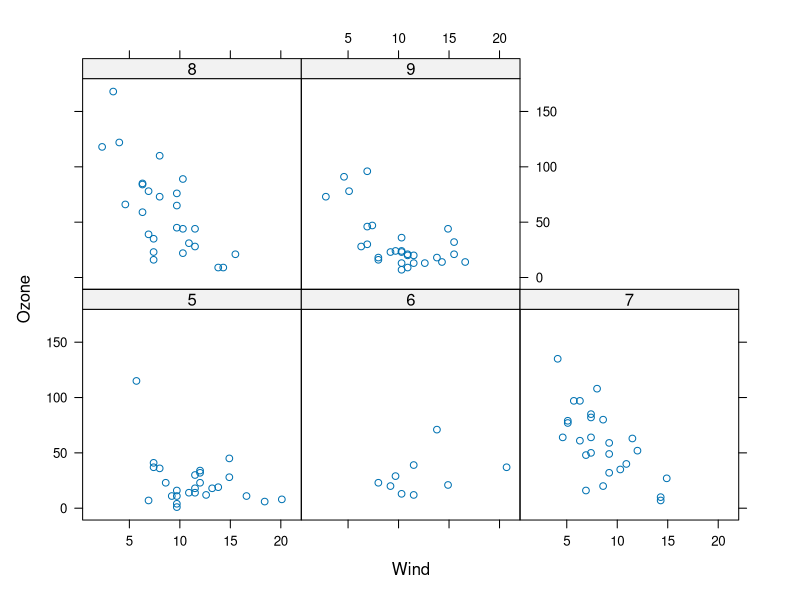
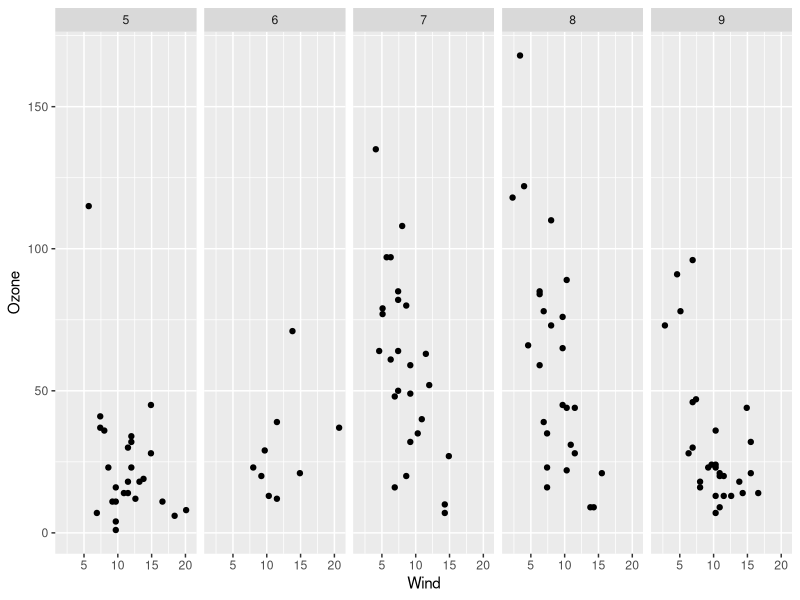
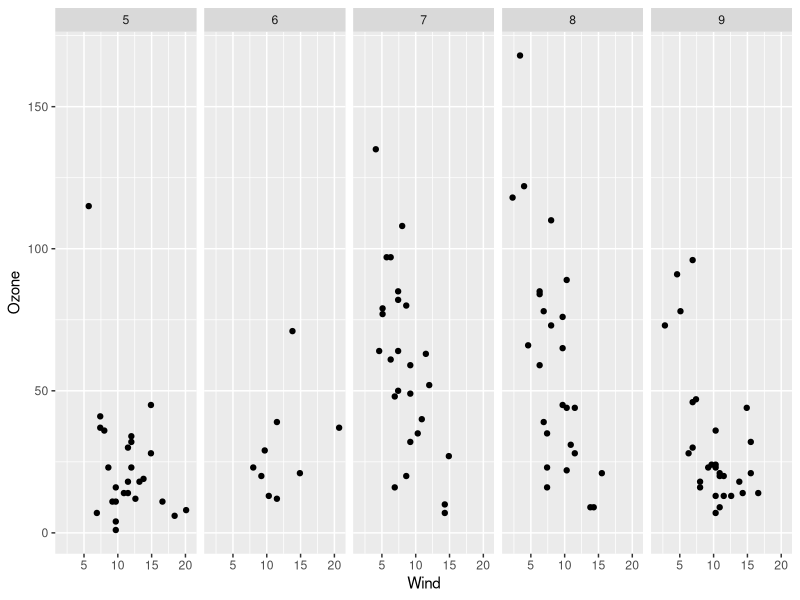
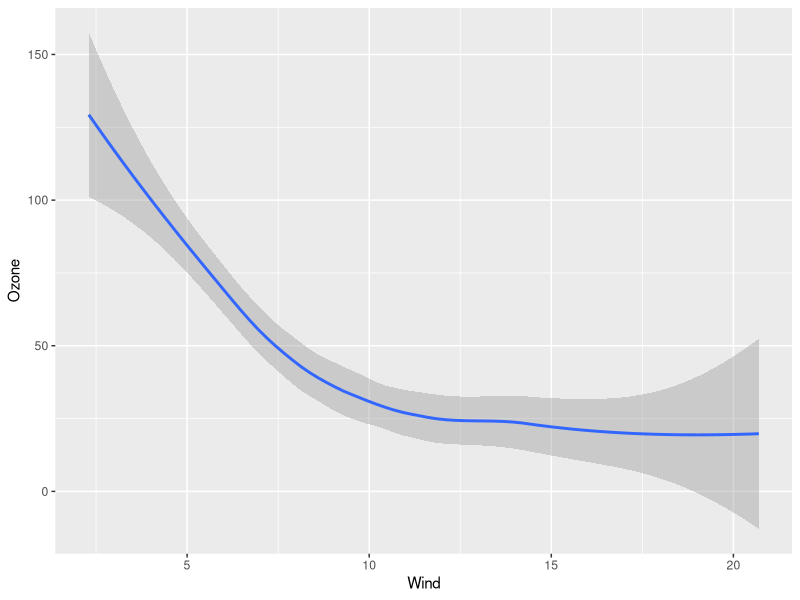
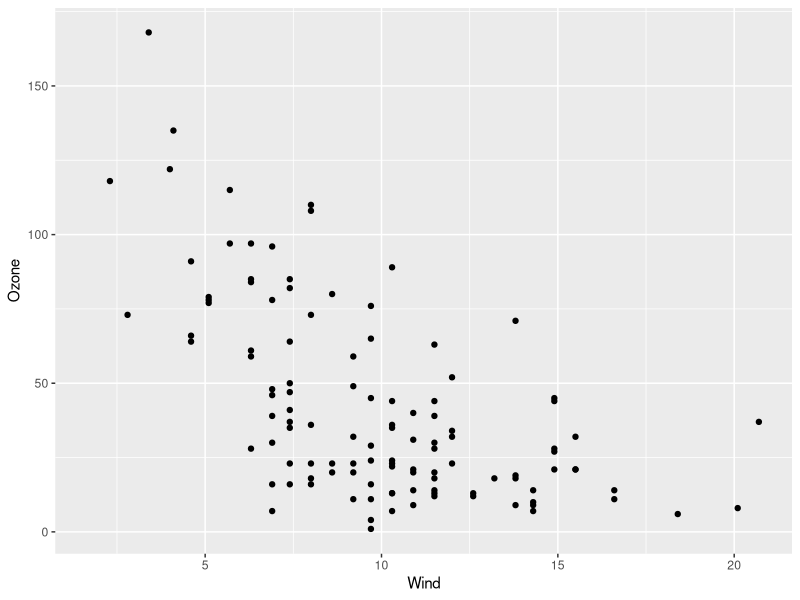

Here is the R script that generated these plots, in order: (Note: this script raises an error after producing the figures.)
# Question 2
library(lattice)
library(datasets)
data(airquality)
p <- xyplot(Ozone ~ Wind | factor(Month), data = airquality)
plot(p)

# Question 8
library(ggplot2)
data(airquality)

#correct -> breaks down by month
airquality = transform(airquality, Month = factor(Month))
qplot(Wind, Ozone, data = airquality, facets = . ~ Month)

#Error in syntax
qplot(Wind, Ozone, data = airquality, facets = . ~ factor(Month))

#unified master scatter plot with trendline and confidence interval
qplot(Wind, Ozone, data = airquality, geom = "smooth")

#unified scatter plot only
qplot(Wind, Ozone, data = airquality)

#Question 9
library(ggplot2)
g <- ggplot(movies, aes(votes, rating))
plot(g)

#Question 10
#starting statement, add trendline
qplot(votes, rating, data = movies)

#Adds a trendline
qplot(votes, rating, data = movies) + geom_smooth()